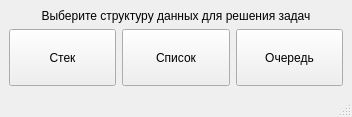
<?xml version="1.0" encoding="UTF-8"?>
<ui version="4.0">
 <class>MainWindow</class>
 <widget class="QMainWindow" name="MainWindow">
  <property name="geometry">
   <rect>
    <x>0</x>
    <y>0</y>
    <width>352</width>
    <height>117</height>
   </rect>
  </property>
  <property name="windowTitle">
   <string>MainWindow</string>
  </property>
  <widget class="QWidget" name="centralwidget">
   <layout class="QVBoxLayout" name="verticalLayout">
    <item>
     <widget class="QLabel" name="label">
      <property name="sizePolicy">
       <sizepolicy hsizetype="Expanding" vsizetype="Preferred">
        <horstretch>0</horstretch>
        <verstretch>0</verstretch>
       </sizepolicy>
      </property>
      <property name="text">
       <string>Выберите структуру данных для решения задач</string>
      </property>
      <property name="alignment">
       <set>Qt::AlignmentFlag::AlignCenter</set>
      </property>
     </widget>
    </item>
    <item>
     <layout class="QHBoxLayout" name="horizontalLayout">
      <item>
       <widget class="QPushButton" name="stackPushButton">
        <property name="sizePolicy">
         <sizepolicy hsizetype="Minimum" vsizetype="Expanding">
          <horstretch>0</horstretch>
          <verstretch>0</verstretch>
         </sizepolicy>
        </property>
        <property name="text">
         <string>Стек</string>
        </property>
       </widget>
      </item>
      <item>
       <widget class="QPushButton" name="listPushButton">
        <property name="sizePolicy">
         <sizepolicy hsizetype="Minimum" vsizetype="Expanding">
          <horstretch>0</horstretch>
          <verstretch>0</verstretch>
         </sizepolicy>
        </property>
        <property name="text">
         <string>Список</string>
        </property>
       </widget>
      </item>
      <item>
       <widget class="QPushButton" name="queuePushButton">
        <property name="sizePolicy">
         <sizepolicy hsizetype="Minimum" vsizetype="Expanding">
          <horstretch>0</horstretch>
          <verstretch>0</verstretch>
         </sizepolicy>
        </property>
        <property name="text">
         <string>Очередь</string>
        </property>
       </widget>
      </item>
     </layout>
    </item>
   </layout>
  </widget>
  <widget class="QMenuBar" name="menubar">
   <property name="geometry">
    <rect>
     <x>0</x>
     <y>0</y>
     <width>352</width>
     <height>17</height>
    </rect>
   </property>
  </widget>
  <widget class="QStatusBar" name="statusbar"/>
 </widget>
 <resources/>
 <connections/>
</ui>
